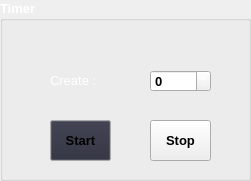
  <widget class="QGroupBox" name="groupBox_2">
   <property name="geometry">
    <rect>
     <x>720</x>
     <y>10</y>
     <width>251</width>
     <height>181</height>
    </rect>
   </property>
   <property name="palette">
    <palette>
     <active>
      <colorrole role="WindowText">
       <brush brushstyle="SolidPattern">
        <color alpha="255">
         <red>255</red>
         <green>255</green>
         <blue>255</blue>
        </color>
       </brush>
      </colorrole>
     </active>
     <inactive>
      <colorrole role="WindowText">
       <brush brushstyle="SolidPattern">
        <color alpha="255">
         <red>255</red>
         <green>255</green>
         <blue>255</blue>
        </color>
       </brush>
      </colorrole>
     </inactive>
     <disabled>
      <colorrole role="WindowText">
       <brush brushstyle="SolidPattern">
        <color alpha="255">
         <red>120</red>
         <green>120</green>
         <blue>120</blue>
        </color>
       </brush>
      </colorrole>
     </disabled>
    </palette>
   </property>
   <property name="font">
    <font>
     <pointsize>10</pointsize>
     <weight>75</weight>
     <bold>true</bold>
    </font>
   </property>
   <property name="title">
    <string>Timer</string>
   </property>
   <widget class="QLabel" name="label_4">
    <property name="geometry">
     <rect>
      <x>50</x>
      <y>70</y>
      <width>61</width>
      <height>21</height>
     </rect>
    </property>
    <property name="palette">
     <palette>
      <active>
       <colorrole role="WindowText">
        <brush brushstyle="SolidPattern">
         <color alpha="255">
          <red>255</red>
          <green>255</green>
          <blue>255</blue>
         </color>
        </brush>
       </colorrole>
      </active>
      <inactive>
       <colorrole role="WindowText">
        <brush brushstyle="SolidPattern">
         <color alpha="255">
          <red>255</red>
          <green>255</green>
          <blue>255</blue>
         </color>
        </brush>
       </colorrole>
      </inactive>
      <disabled>
       <colorrole role="WindowText">
        <brush brushstyle="SolidPattern">
         <color alpha="255">
          <red>120</red>
          <green>120</green>
          <blue>120</blue>
         </color>
        </brush>
       </colorrole>
      </disabled>
     </palette>
    </property>
    <property name="font">
     <font>
      <weight>50</weight>
      <bold>false</bold>
     </font>
    </property>
    <property name="text">
     <string>Create : </string>
    </property>
   </widget>
   <widget class="QSpinBox" name="createSpb">
    <property name="geometry">
     <rect>
      <x>150</x>
      <y>70</y>
      <width>61</width>
      <height>22</height>
     </rect>
    </property>
   </widget>
   <widget class="QPushButton" name="getPhonesBtn">
    <property name="geometry">
     <rect>
      <x>50</x>
      <y>120</y>
      <width>61</width>
      <height>41</height>
     </rect>
    </property>
    <property name="palette">
     <palette>
      <active>
       <colorrole role="WindowText">
        <brush brushstyle="SolidPattern">
         <color alpha="255">
          <red>255</red>
          <green>255</green>
          <blue>255</blue>
         </color>
        </brush>
       </colorrole>
       <colorrole role="Button">
        <brush brushstyle="SolidPattern">
         <color alpha="255">
          <red>42</red>
          <green>43</green>
          <blue>58</blue>
         </color>
        </brush>
       </colorrole>
       <colorrole role="Dark">
        <brush brushstyle="SolidPattern">
         <color alpha="255">
          <red>42</red>
          <green>43</green>
          <blue>58</blue>
         </color>
        </brush>
       </colorrole>
       <colorrole role="Text">
        <brush brushstyle="SolidPattern">
         <color alpha="255">
          <red>0</red>
          <green>0</green>
          <blue>0</blue>
         </color>
        </brush>
       </colorrole>
       <colorrole role="ButtonText">
        <brush brushstyle="SolidPattern">
         <color alpha="255">
          <red>0</red>
          <green>0</green>
          <blue>0</blue>
         </color>
        </brush>
       </colorrole>
      </active>
      <inactive>
       <colorrole role="WindowText">
        <brush brushstyle="SolidPattern">
         <color alpha="255">
          <red>255</red>
          <green>255</green>
          <blue>255</blue>
         </color>
        </brush>
       </colorrole>
       <colorrole role="Button">
        <brush brushstyle="SolidPattern">
         <color alpha="255">
          <red>42</red>
          <green>43</green>
          <blue>58</blue>
         </color>
        </brush>
       </colorrole>
       <colorrole role="Dark">
        <brush brushstyle="SolidPattern">
         <color alpha="255">
          <red>42</red>
          <green>43</green>
          <blue>58</blue>
         </color>
        </brush>
       </colorrole>
       <colorrole role="Text">
        <brush brushstyle="SolidPattern">
         <color alpha="255">
          <red>0</red>
          <green>0</green>
          <blue>0</blue>
         </color>
        </brush>
       </colorrole>
       <colorrole role="ButtonText">
        <brush brushstyle="SolidPattern">
         <color alpha="255">
          <red>0</red>
          <green>0</green>
          <blue>0</blue>
         </color>
        </brush>
       </colorrole>
      </inactive>
      <disabled>
       <colorrole role="WindowText">
        <brush brushstyle="SolidPattern">
         <color alpha="255">
          <red>42</red>
          <green>43</green>
          <blue>58</blue>
         </color>
        </brush>
       </colorrole>
       <colorrole role="Button">
        <brush brushstyle="SolidPattern">
         <color alpha="255">
          <red>42</red>
          <green>43</green>
          <blue>58</blue>
         </color>
        </brush>
       </colorrole>
       <colorrole role="Dark">
        <brush brushstyle="SolidPattern">
         <color alpha="255">
          <red>42</red>
          <green>43</green>
          <blue>58</blue>
         </color>
        </brush>
       </colorrole>
       <colorrole role="Text">
        <brush brushstyle="SolidPattern">
         <color alpha="255">
          <red>42</red>
          <green>43</green>
          <blue>58</blue>
         </color>
        </brush>
       </colorrole>
       <colorrole role="ButtonText">
        <brush brushstyle="SolidPattern">
         <color alpha="255">
          <red>42</red>
          <green>43</green>
          <blue>58</blue>
         </color>
        </brush>
       </colorrole>
      </disabled>
     </palette>
    </property>
    <property name="text">
     <string>Start</string>
    </property>
   </widget>
   <widget class="QPushButton" name="stopPhonesBtn">
    <property name="geometry">
     <rect>
      <x>150</x>
      <y>120</y>
      <width>61</width>
      <height>41</height>
     </rect>
    </property>
    <property name="text">
     <string>Stop</string>
    </property>
   </widget>
  </widget>
